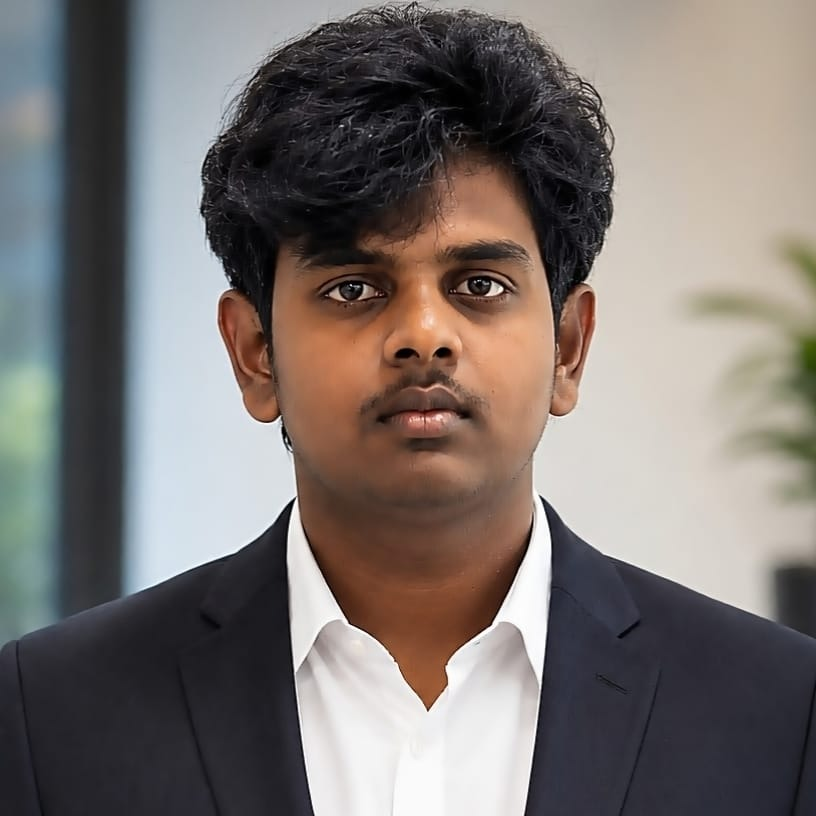
#> input picture profile.jpg, 816 x 816 px
$ python generate_banner.py --photo profile.jpg
#> lines starting #> are read from the running program, lines starting #| are printed output that depends on the picture; after the words box and inside, x2 and y2 are one past the last pixel; in counts of white or black regions, pixels touching at a corner belong together
#!/usr/bin/env python3
"""
generate_banner.py — Kaarthi S GitHub Profile Banner Generator
Produces dark.svg and light.svg (1180×610) with:
  • Floyd–Steinberg dithered portrait (300×340, serpentine)
  • Dark mode: background-segmented dots on #0A101F
  • Light mode: dots draw dark parts on #F0F4FF
  • Intro animation (~60 scattered random groups, ~2s fade-in)
  • Loop (~94 drift bands, ~900 traveller dots, optimal-transport logo morph)
  • Info panel with dotted leaders, textLength, pulsing LIVE badge

Usage:
    python generate_banner.py --photo profile.jpg

Requirements:
    pip install pillow numpy scipy
"""

import argparse
import math
import random
import sys
import xml.etree.ElementTree as ET
from pathlib import Path

import numpy as np
from PIL import Image, ImageEnhance, ImageFilter, ImageOps

# --- PALETTE -----------------------------------------------------------------
PALETTE = {
    "bg_dark":        "#0A101F",
    "bg_light":       "#F0F4FF",
    "dot_dark":       "#A78BFA",   # portrait dots dark mode
    "dot_light":      "#4C1D95",   # portrait dots light mode
    "chrome":         "#22D3EE",
    "chrome2":        "#0891B2",
    "accent":         "#10B981",
    "live_red":       "#EF4444",
    "pill_bg":        "#1E293B",
    "text_primary":   "#E2E8F0",
    "text_secondary": "#94A3B8",
    "leader":         "#334155",
    "logo_code":      "#22D3EE",
    "logo_azure":     "#0891B2",
    "logo_python":    "#A78BFA",
}

PORTRAIT_W, PORTRAIT_H = 300, 340
BANNER_W, BANNER_H = 1180, 610
INFO_X = 440
DOT_R  = 1.0

# --- PROFILE DATA ------------------------------------------------------------
PROFILE = {
    "subject":    "Kaarthi S",
    "role":       "AI & Automation Engineer",
    "origin":     "Thiruchengode, Tamil Nadu, IN",
    "education":  "B.Tech IT · Anna Univ · 2027",
    "status":     "Building + Learning + Shipping",
    "toolchain":  "VS Code · Git · ChatGPT · n8n",
    "lang":       "Java · C · Python · JavaScript",
    "frontend":   "HTML · CSS · Web Dev",
    "backend":    "Python · Java",
    "database":   "MySQL · DBMS",
    "infra":      "Azure AI · Cloud · n8n",
    "mail":       "kaarthisenthilkumar@gmail.com",
    "portfolio":  "coming soon",
    "linkedin":   "linkedin.com/in/kaarthi-s-a7a057318",
    "github":     "github.com/kaarthi2005",
    "handle":     "kaarthi2005",
}

# --- IMAGE PROCESSING --------------------------------------------------------

def load_and_prep_photo(photo_path: str) -> Image.Image:
#> called with photo_path = 'profile.jpg'
    img = Image.open(photo_path).convert("RGB")
#> img is the input picture: PIL image 816x816 RGB; mean R, G, B 122.6, 115.6, 112.4
    w, h = img.size
    crop_h = int(h * 0.82)
    top = 0
    left = max(0, (w - crop_h) // 2)
    right = min(w, left + crop_h)
    img = img.crop((left, top, right, crop_h))
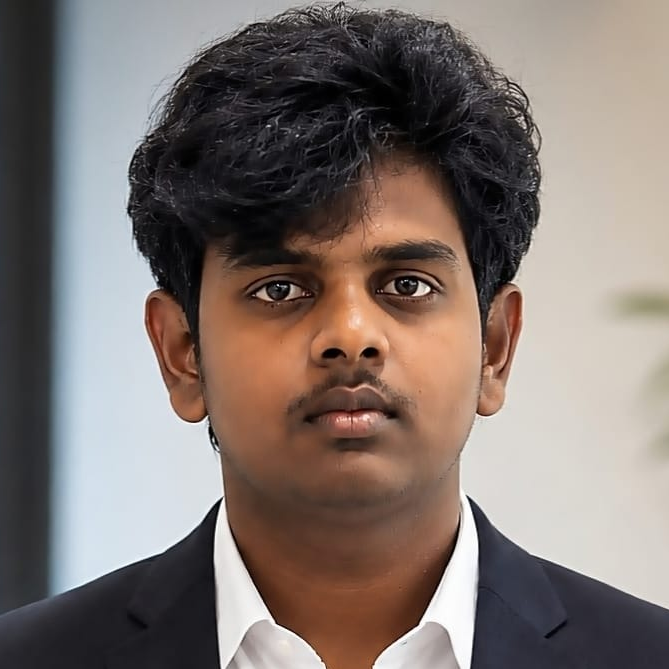
#> img: PIL image 669x669 RGB; mean R, G, B 127.6, 116.2, 111.3
    img = img.resize((PORTRAIT_W, PORTRAIT_H), Image.LANCZOS)
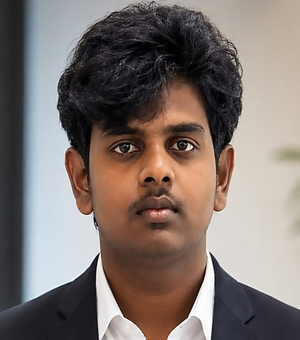
#> img: PIL image 300x340 RGB; mean R, G, B 127.6, 116.2, 111.3
    return img


def enhance_photo(img: Image.Image) -> Image.Image:
    img = ImageOps.autocontrast(img, cutoff=1)
    img = img.filter(ImageFilter.UnsharpMask(radius=3, percent=140, threshold=3))
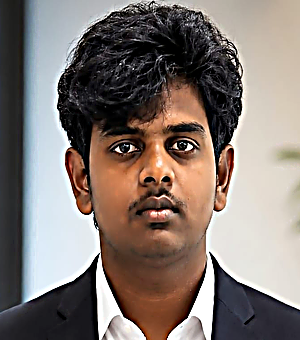
#> img: PIL image 300x340 RGB; mean R, G, B 131.2, 119.7, 113.9
    img = ImageEnhance.Contrast(img).enhance(1.3)
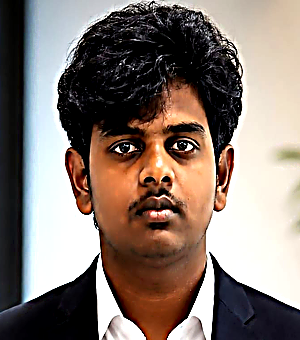
#> img: PIL image 300x340 RGB; mean R, G, B 134.3, 119.9, 111.8
    return img


def segment_background(img: Image.Image) -> np.ndarray:
    """
    For headshot photos where the subject is centred, use a soft elliptical
    subject mask rather than colour-distance (which fails when background
    and skin tones are similar in lab/office shots).

    The mask covers the centre ~72% of width and ~90% of height,
    with a smooth Gaussian fade at the boundary so error diffusion
    doesn't get a hard-cut edge.

    Returns bool array (True = foreground/subject).
    """
    from scipy import ndimage
    h, w = PORTRAIT_H, PORTRAIT_W

    # Ellipse radii (fraction of image)
    rx = w * 0.40   # horizontal semi-axis
    ry = h * 0.47   # vertical semi-axis
    cx = w * 0.50   # centred horizontally
    cy = h * 0.48   # slightly upper-centre (head is higher)

    yy, xx = np.mgrid[0:h, 0:w]
    # Normalised distance from ellipse centre
    ellipse_dist = np.sqrt(((xx - cx) / rx) ** 2 + ((yy - cy) / ry) ** 2)
    # Hard mask at 1.0 radius, with a ~15% soft margin
    mask = ellipse_dist <= 1.0

    # Refine: also exclude pixels in the outer 10% corners that are clearly
    # background (optional colour-assist at very generous threshold)
    arr = np.array(img, dtype=np.float32)
    # Edge pixels for colour reference
    edge_ref = np.concatenate([
        arr[0, :].reshape(-1, 3),
        arr[-1, :].reshape(-1, 3),
        arr[:, 0].reshape(-1, 3),
        arr[:, -1].reshape(-1, 3),
    ])
#> edge_ref = 1280 rows, first 8: [12, 16, 17], [13, 13, 17], [12, 13, 15], [11, 11, 8], [9, 9, 6], [8, 8, 6], [7, 7, 3], [6, 6, 2]
    bg_mean = edge_ref.mean(0)
#> bg_mean = [125.6, 120.8, 117.5]
    colour_dist = np.linalg.norm(arr - bg_mean, axis=2)
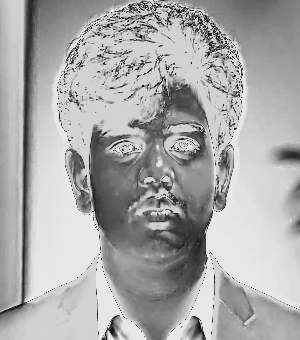
#> colour_dist: shape (340, 300) float32; min 1.58, max 231.6, mean 170
    # Very generous: only exclude pixels extremely similar to background AND outside ellipse
    likely_bg = (colour_dist < 18) & (~mask)
#> likely_bg: shape (340, 300) bool; 0.04% white in thin lines or dots, all inside (x1, y1, x2, y2) = (97, 0, 245, 340)
    mask = mask & (~likely_bg)
#> mask: shape (340, 300) bool; 59% white; 1 black region, box (x1, y1, x2, y2) and area: (0, 0, 300, 340) 41789
#> (the rest of the program and of its run is left out)
